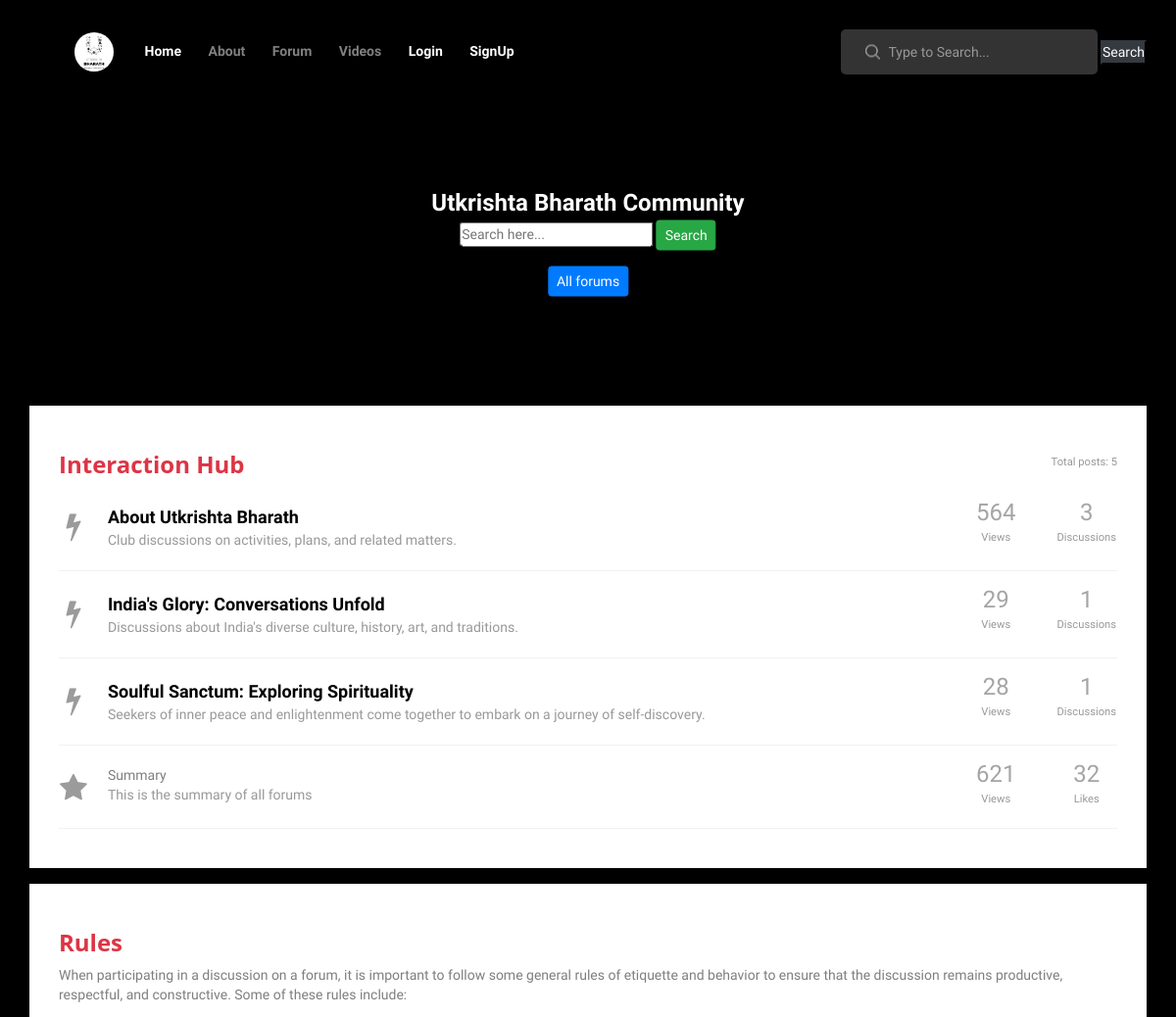
Before: /forum/ (upper part) with the older database file.
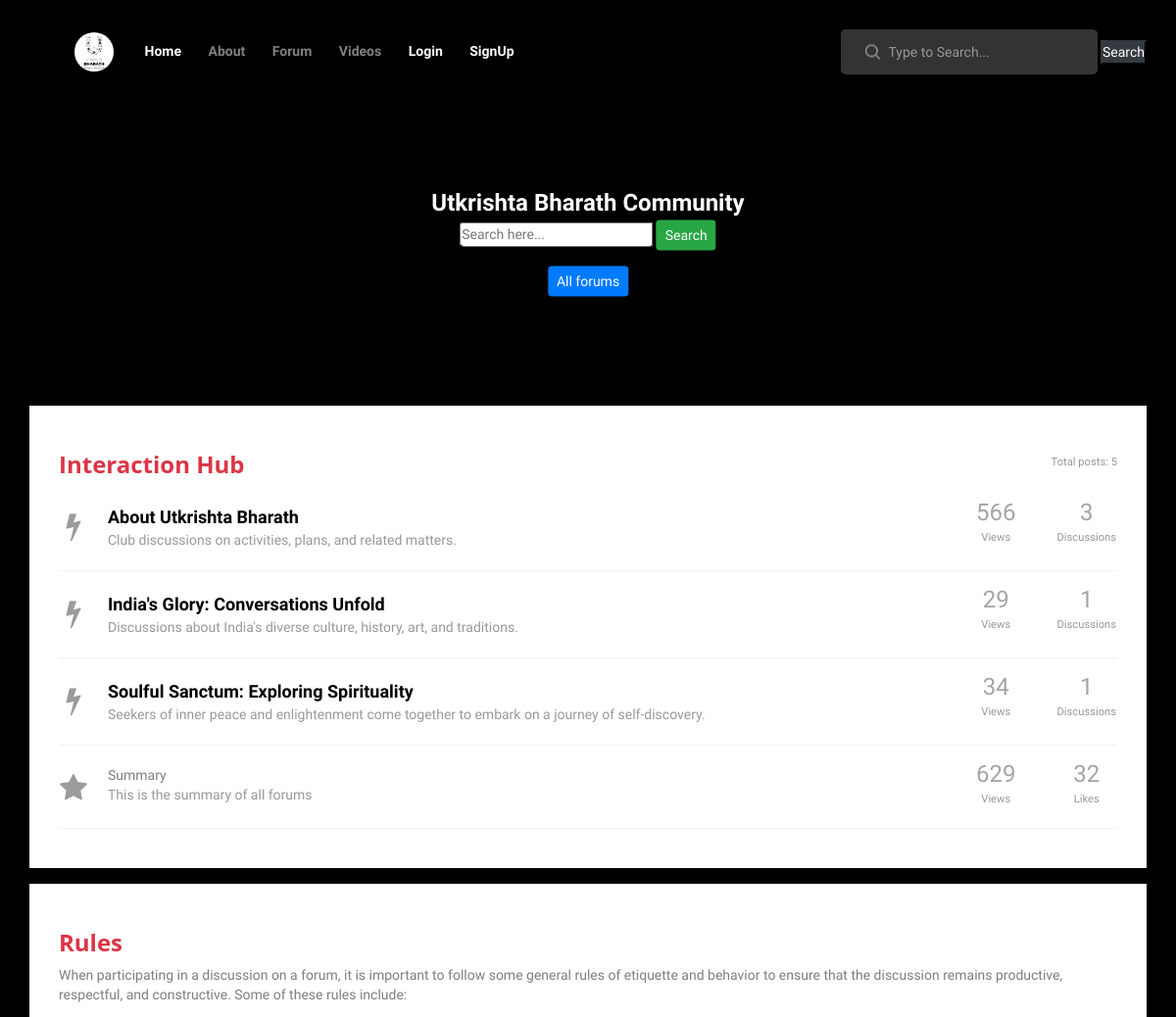
After: the same page with the newer database file.
### forum/models.py (models this page shows, shortened)
class Topic(models.Model):
    title = models.CharField(max_length=50)
    description = models.CharField(max_length=100)
    def total_posts(self):
        return self.posts.count()
    def total_views(self):
        a = sum(post.views for post in self.posts.all())
        value = str(a)
        if value.isdigit():
            value_int = int(value)
            if value_int > 1000000:
                value = "%.1f%s" % (value_int/1000000.00, 'M')
            else:
                if value_int > 1000:
                    value = "%.1f%s" % (value_int/1000.0, 'k')
        return value

class Post(models.Model):
    author = models.ForeignKey(User, on_delete=models.CASCADE, null=True)
    topic = models.ForeignKey(Topic, on_delete=models.CASCADE, null=True,related_name='posts')
    timestamp = models.DateTimeField(default=timezone.now)
    title = models.CharField(max_length=200, default='untitled')
    likes = models.ManyToManyField(User, related_name='forum_post')
    body = models.TextField()
    views = models.PositiveIntegerField(default=0)
    likes_count = models.PositiveIntegerField(default=0)

### forum/views.py (the view)
# urls.py: path('forum/', TopicListView.as_view(), name='forum-index'),
class TopicListView(ListView):
    model = Topic
    template_name = 'forum/index.html'
    context_object_name = 'topics'
    def get_queryset(self):
        queryset = super().get_queryset()
        search_input = self.request.GET.get('search-area') or ''
        if search_input:
            queryset = queryset.filter(title__icontains=search_input)
        return queryset
    def get_context_data(self, **kwargs):
        context = super().get_context_data(**kwargs)
        context['search_input'] = self.request.GET.get('search-area') or ''
        total_views = Post.objects.aggregate(Sum('views'))['views__sum']
        Post.objects.annotate(total_views=Sum('views'))
        value = str(total_views)
        if value.isdigit():
            value_int = int(value)
            if value_int > 1000000:
                value = "%.1f%s" % (value_int/1000000.00, 'M')
            else:
                if value_int > 1000:
                    value = "%.1f%s" % (value_int/1000.0, 'k')
        context['total_views'] = value
        total_posts = Post.objects.count()
        context['total_posts'] = total_posts
        total_likes = Post.objects.aggregate(Sum('likes'))['likes__sum']
        context['total_likes'] = total_likes
        return context

### forum/templates/forum/index.html (shortened to what this page needs)
{% extends "base/base.html" %}{%block title%} Forum | Utkrishta Bharath | Come and Discuss to make Bharath Utkrishta {%endblock%}
{% block content %}
<div class="home ard">
    <div class="home_content">
        <div class="post_title">Utkrishta Bharath Community</div>
        <form action="" method="GET">
            <input class="" type="text" id="" name="search-area" placeholder="Search here...">
            <button type="submit" class="btn btn-success btn-sm">Search</button>
        </form>
        <div class="px-4 pt-3">
            <a class="btn btn-primary btn-sm" href="{% url 'forum:forum-index' %}">All forums</a>
        </div>
    </div>
</div>
<link href="https://maxcdn.bootstrapcdn.com/font-awesome/4.3.0/css/font-awesome.min.css" rel="stylesheet">
<div class="container">
    <div class="row">
        <div class="col-lg-12">
            <div class="wrapper wrapper-content animated fadeInRight">
                <div class="ibox-content forum-container">
                    <div class="forum-title">
                        <div class="pull-right forum-desc">
                            <small>Total posts: {{ total_posts }}</small>
                        </div>
                        <h3 class="text-danger"><b>Interaction Hub</b></h3>
                    </div>
                    {% for topic in topics %}
                    <div class="forum-item">
                        <div class="row">
                            <div class="col-md-10">
                                <div class="forum-icon">
                                    <i class="fa fa-bolt"></i>
                                </div>
                                <a href="{% url 'forum:topic-detail' topic.id %}" class="forum-item-title"
                                    style="hover:rgba(0,0,0,0.5);">{{ topic.title }}</a>
                                <div class="forum-sub-title">{{ topic.description }}</div>
                            </div>
                            <div class="col-md-1 forum-info">
                                <span class="views-number">
                                    {{ topic.total_views }}
                                </span>
                                <div>
                                    <small>Views</small>
                                </div>
                            </div>
                            <div class="col-md-1 forum-info">
                                <span class="views-number">
                                    {{ topic.total_posts }}
                                </span>
                                <div>
                                    <small>Discussions</small>
                                </div>
                            </div>
                        </div>
                    </div>
                    {% endfor %}
                    <div class="forum-item">
                        <div class="row">
                            <div class="col-md-10">
                                <div class="forum-icon">
                                    <i class="fa fa-star"></i>
                                </div>
                                <p class="forum-item-title">Summary</p>
                                <div class="forum-sub-title">This is the summary of all forums</div>
                            </div>
                            <div class="col-md-1 forum-info">
                                <span class="views-number">
                                    {{ total_views }}
                                </span>
                                <div>
                                    <small>Views</small>
                                </div>
                            </div>
                            <div class="col-md-1 forum-info">
                                <span class="views-number">
                                    {{ total_likes }}
                                </span>
                                <div>
                                    <small>Likes</small>
                                </div>
                            </div>
                        </div>
                    </div>
                </div>
            </div>
        </div>
    </div>
</div>
<div class="container mt-3">
    <div class="row">
        <div class="col-lg-12">
            <div class="wrapper wrapper-content animated fadeInRight">
                <div class="ibox-content forum-container">
                    <div class="forum-title">
                        <h3 class="text-danger"><b>Rules</b></h3>
                        <p>When participating in a discussion on a forum, it is important to follow some general rules
                            of etiquette and behavior to ensure that the discussion remains productive, respectful, and
                            constructive. Some of these rules include:</p>
                    </div>
                </div>
            </div>
        </div>
    </div>
</div>
{% endblock content %}

### templates/base/base.html (shortened to what this page needs)
<!DOCTYPE html>{% load static %}
<html lang="en">
<head>
    <link rel="stylesheet" type="text/css" href="{% static 'styles/bootstrap4/bootstrap.min.css' %}">
    <link rel="stylesheet" type="text/css" href="{% static 'styles/post.css'%}">
    <link rel="stylesheet" type="text/css" href="{% static 'styles/post_responsive.css'%}">
    <link href="{% static 'plugins/font-awesome-4.7.0/css/font-awesome.min.css' %}" rel="stylesheet" type="text/css">
    <link rel="stylesheet" type="text/css" href="{% static 'plugins/OwlCarousel2-2.2.1/owl.carousel.css'%}">
    <link rel="stylesheet" type="text/css" href="{% static 'plugins/OwlCarousel2-2.2.1/owl.theme.default.css'%}">
    <link rel="stylesheet" type="text/css" href="{% static 'plugins/OwlCarousel2-2.2.1/animate.css'%}">
    <link rel="stylesheet" type="text/css" href="{% static 'styles/main_styles.css' %}">
    <link rel="stylesheet" type="text/css" href="{% static 'styles/responsive.css' %}">
</head>
<body onscroll="showScrollUp()" onload="setupScrollProgress()" style="background: black;">
    <div class="super_container">
        {% include 'base/header.html' %} {%block content%} {%endblock%} {% include 'base/footer.html' %}
    </div>
</body>
</html>

### templates/base/header.html (shortened to what this page needs)
<header class="header">
    <link rel="stylesheet" href="../../static/styles/header.css">
    {% load static %}
    <div class="container">
        <div class="row">
            <div class="col">
                <div class="header_content d-flex flex-row align-items-center justify-content-start">
                    <nav class="main_nav">
                        <ul>
                            <li>
                                <a class="mr-1" href="/"><img style="width: 2.5rem; height:2.5rem; border-radius: 50%;" src="{% static 'images/ub.jpg' %}" alt=""></a>
                            </li>
                                <li class="active"><a href="/">Home</a></li>
                                <li><a href="/about">About</a></li>
                            <li>
                                {% if user.is_authenticated %}
                                <a href="/forum">Forum</a>
                                {%else%}
                                <a href="/indirect-forum">Forum</a>
                                {% endif %}
                            </li>
                            {% if request.user.is_authenticated %}
                            <li><a href="/all_posts">Articles</a></li>
                            {% else %}
                            <li class=""><a href="/our_youtube_videos">Videos</a></li>
                            <li class="active"><a href="/login">Login</a></li>
                            <li class="active"><a href="/signup">SignUp</a></li>{% endif %}
                        </ul>
                    </nav>
                    <div class="search_container ml-auto">
                        <form method="get" action="/search">
                            <input type="search" class="header_search_input" required="required"
                                placeholder="Type to Search..." name="q" id="q">
                            <img class="header_search_icon" src="{% static 'images/search.png'%}" alt="">
                            <button type="submit" value="search" class="btn-dark headShake">Search</button>
                        </form>
                    </div>
                </div>
            </div>
        </div>
    </div>
</header>

### static/styles/post.css (style rules this page uses)
* { margin: 0; padding: 0; -webkit-font-smoothing: antialiased; -webkit-text-shadow: rgba(0,0,0,.01) 0 0 1px; text-shadow: rgba(0,0,0,.01) 0 0 1px; }
body { font-family: 'Work Sans', sans-serif; font-size: 14px; font-weight: 400; background: #f7f7f7; color: #a5a5a5; }
div { display: block; position: relative; -webkit-box-sizing: border-box; -moz-box-sizing: border-box; box-sizing: border-box; }
ul { list-style: none; margin-bottom: 0px; }
p { font-family: 'Work Sans', sans-serif; font-size: 14px; line-height: 1.45; font-weight: 500; color: rgba(0,0,0,0.5); -webkit-font-smoothing: antialiased; -webkit-text-shadow: rgba(0,0,0,.01) 0 0 1px; text-shadow: rgba(0,0,0,.01) 0 0 1px; }
p:last-of-type { margin-bottom: 0; }
a, a:hover, a:visited, a:active, a:link { text-decoration: none; -webkit-font-smoothing: antialiased; -webkit-text-shadow: rgba(0,0,0,.01) 0 0 1px; text-shadow: rgba(0,0,0,.01) 0 0 1px; }
h3 { font-size: 24px; }
h1, h2, h3, h4, h5, h6 { font-family: 'Open Sans', sans-serif; -webkit-font-smoothing: antialiased; -webkit-text-shadow: rgba(0,0,0,.01) 0 0 1px; text-shadow: rgba(0,0,0,.01) 0 0 1px; }
.super_container { width: 100%; overflow: hidden; }
.header { position: fixed; top: 0; left: 0; width: 100%; z-index: 100; -webkit-transition: all 200ms ease; -moz-transition: all 200ms ease; -ms-transition: all 200ms ease; -o-transition: all 200ms ease; transition: all 200ms ease; }
.header_content { height: 106px; -webkit-transition: all 200ms ease; -moz-transition: all 200ms ease; -ms-transition: all 200ms ease; -o-transition: all 200ms ease; transition: all 200ms ease; }
.main_nav { margin-left: 46px; }
.main_nav ul li { display: inline-block; }
.main_nav ul li:not(:last-child) { margin-right: 29px; }
.main_nav ul li a { font-family: 'Ubuntu', sans-serif; font-size: 14px; font-weight: 700; color: rgba(255,255,255,0.5); -webkit-transition: all 200ms ease; -moz-transition: all 200ms ease; -ms-transition: all 200ms ease; -o-transition: all 200ms ease; transition: all 200ms ease; }
.main_nav ul li a:hover, .main_nav ul li.active a { color: rgba(255,255,255,1); }
.search_container form { display: inline-block; position: relative; }
.header_search_input { display: inline-block; width: 262px; height: 46px; background: rgba(255,255,255,0.2); border: none; outline: none; border-radius: 5px; padding-left: 49px; color: #FFFFFF; }
.header_search_icon { position: absolute; top: 50%; left: 25px; -webkit-transform: translateY(-50%); -moz-transform: translateY(-50%); -ms-transform: translateY(-50%); -o-transform: translateY(-50%); transform: translateY(-50%); }
.home { width: 100%; height: 360px; }
.home_content { position: absolute; top: 59%; left: 50%; -webkit-transform: translate(-50%, -50%); -moz-transform: translate(-50%, -50%); -ms-transform: translate(-50%, -50%); -o-transform: translate(-50%, -50%); transform: translate(-50%, -50%); max-width: 743px; text-align: center; }
.post_title { font-size: 24px; color: #FFFFFF; font-weight: 600; margin-top: 19px; }

### forum/templates/forum/index.html (style rules this page uses)
body { background: rgb(0, 0, 0); }
.forum-item { margin: 10px 0; padding: 10px 0 20px; border-bottom: 1px solid #f1f1f1; }
.views-number { font-size: 24px; line-height: 18px; font-weight: 400; }
.forum-container, .forum-post-container { padding: 30px !important; }
.forum-item small { color: #999; }
.forum-item .forum-sub-title { color: #999; margin-left: 50px; }
.forum-title { margin: 15px 0 15px 0; }
.forum-info { text-align: center; }
.forum-desc { color: #999; }
.forum-icon { float: left; width: 30px; margin-right: 20px; text-align: center; }
a.forum-item-title { color: black; display: block; font-size: 18px; font-weight: 600; }
.forum-icon .fa { font-size: 30px; margin-top: 8px; color: #9b9b9b; }
.ibox-content { background-color: #ffffff; color: inherit; padding: 15px 20px 20px 20px; border-color: #e7eaec; border-image: none; border-style: solid solid none; border-width: 1px 0; }
.ard { background-color: black; height: 50vh; width: 100vw; margin-bottom: 14px; }

### templates/base/footer.html (style rules this page uses)
a { text-decoration: none; color: white; }

Changed rows visible on the page:
changed through a linked row, Topic "About Utkrishta Bharath": total_views "564" → "566"
changed through a linked row, Topic "Soulful Sanctum: Exploring Spirituality": total_views "28" → "34"
Other visible differences:
{{ total_views }}: "621" → "629"
